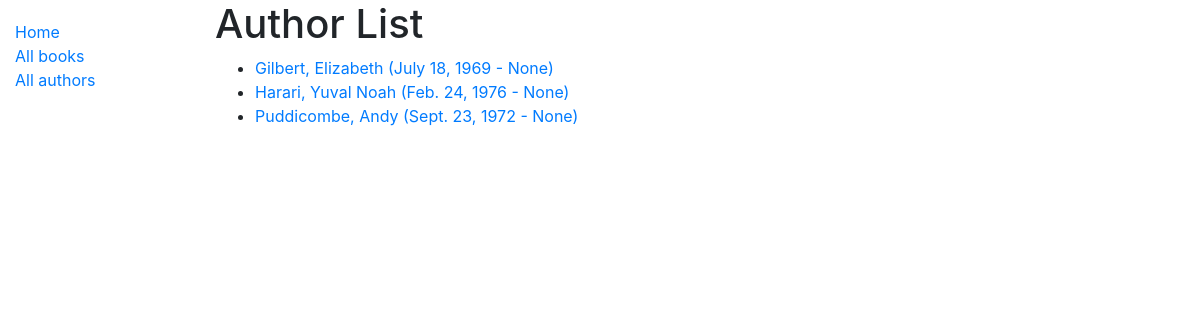
Screenshot of /catalog/authors/ with the database file from the repository.
### catalog/models.py (models this page shows, shortened)
class Author(models.Model):
    first_name = models.CharField(max_length=100)
    last_name = models.CharField(max_length=100)
    date_of_birth = models.DateField(null=True, blank=True)
    date_of_death = models.DateField('Died', null=True, blank=True)
    class Meta:
        ordering = ['last_name', 'first_name']
    def get_absolute_url(self):
        return reverse('author-detail', args=[str(self.id)])

### catalog/views.py (the view)
# urls.py: path('authors/', views.AuthorListView.as_view(), name='authors'),
class AuthorListView(generic.ListView):
     model = Author

### catalog/templates/catalog/author_list.html
{% extends "base_generic.html" %}
{% block content %}
  <h1>Author List</h1>
  {% if author_list %}
  <ul>
    {% for author in author_list %}
      <li>
        <a href="{{ author.get_absolute_url }}">{{ author.last_name }}, {{ author.first_name}} ({{ author.date_of_birth }} - {{author.date_of_death}})</a>
      </li>
    {% endfor %}
  </ul>
  {% else %}
    <p>There are no authors in the library.</p>
  {% endif %}
{% endblock %}

### rows the page displays
Author: last_name "Gilbert", first_name "Elizabeth", date_of_birth "July 18, 1969", date_of_death "None"
Author: last_name "Harari", first_name "Yuval Noah", date_of_birth "Feb. 24, 1976", date_of_death "None"
Author: last_name "Puddicombe", first_name "Andy", date_of_birth "Sept. 23, 1972", date_of_death "None"
